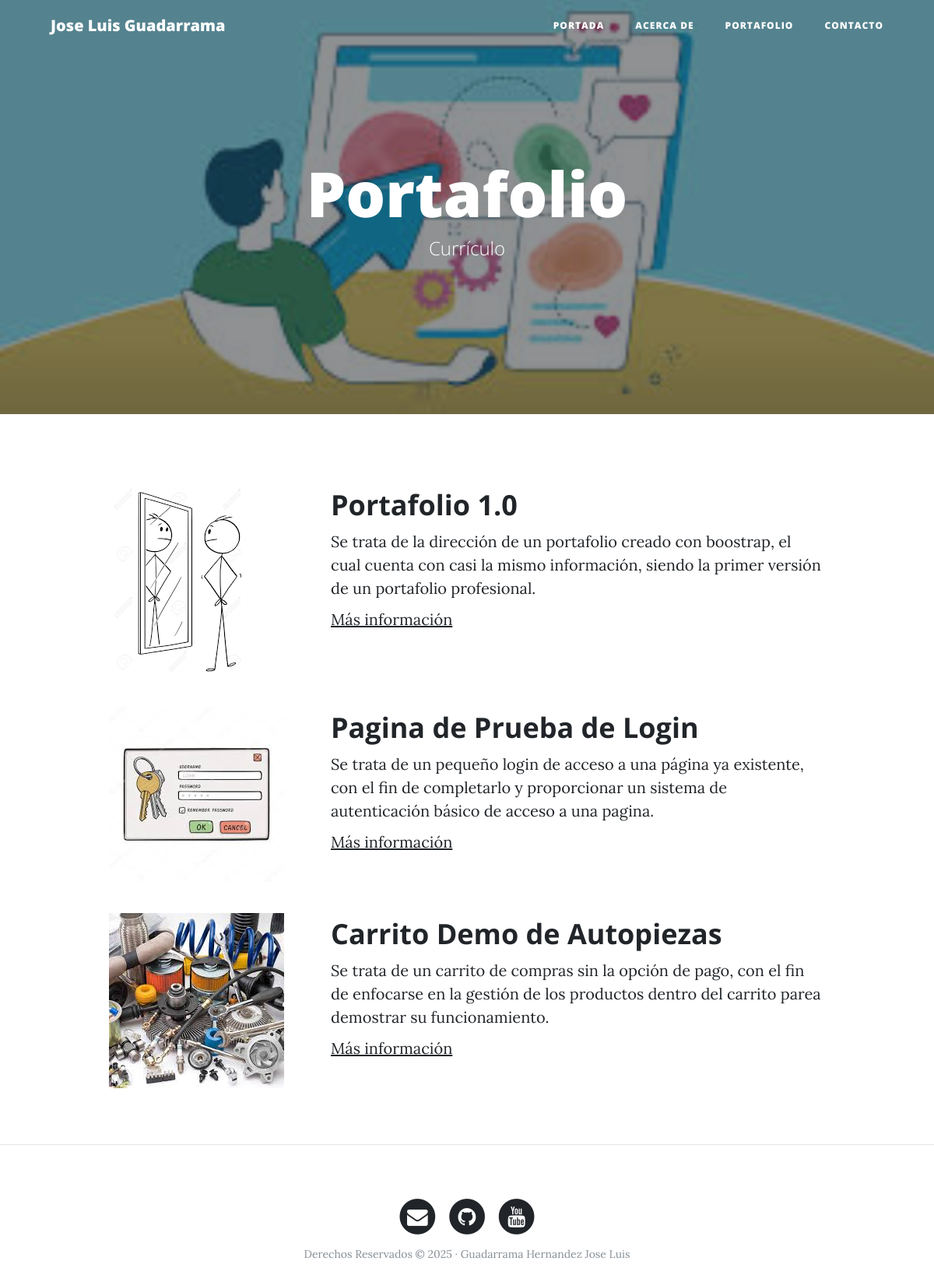
The page /portfolio/ on the database its author committed.
### portfolio/models.py (models this page shows, shortened)
class Project(models.Model):
    title = models.CharField(max_length=200, verbose_name="Título")
    description = models.TextField(verbose_name="Descripción")
    image = models.ImageField(verbose_name="Imagen", upload_to="projects")
    link = models.URLField(verbose_name="Dirección Web", null=True, blank=True)
    created = models.DateTimeField(auto_now_add=True, verbose_name="Fecha de creación")
    updated = models.DateTimeField(auto_now=True, verbose_name="Fecha de edición")
    class Meta:
        verbose_name = "proyecto"
        verbose_name_plural = "proyectos"
        ordering = ["-created"]

### portfolio/views.py (the view)
# urls.py: path('portfolio/', portfolio_views.portfolio, name="portfolio"),
def portfolio(request):
    projects = Project.objects.all()
    return render(request, "portfolio/portfolio.html", {'projects': projects})

### portfolio/templates/portfolio/portfolio.html (shortened to what this page needs)
{% extends 'core/base.html' %}
{% block background %}{% load static %}{% static 'core/img/portfolio.jpg' %}{% endblock %}
{% block headers %}
<h1>Portafolio</h1>
<span class="subheading">Currículo</span>
{% endblock %}
{% block content %}
    {% for project in projects %}
        <div class="row project">
            <div class="col-lg-3 col-md-4 offset-lg-1">
                <img class="img-fluid" src="{{project.image.url}}" alt="">
            </div>
            <div class="col-lg-7 col-md-8">
                <h2 class="section-heading title">{{project.title}}</h2>
                <p>{{project.description}}</p>
                {% if project.link %}
                    <p><a href="{{project.link}}">Más información</a></p>
                {% endif %}
            </div>
        </div>
    {% endfor %}
{% endblock %}

### core/templates/core/base.html (shortened to what this page needs)
<!DOCTYPE html>
<html lang="es">
  <head>
    {% load static %}
    <link href="{% static 'core/vendor/bootstrap/css/bootstrap.min.css' %}" rel="stylesheet">
    <link href="{% static 'core/vendor/font-awesome/css/font-awesome.min.css' %}" rel="stylesheet" type="text/css">
    <link href="{% static 'core/css/clean-blog.min.css' %}" rel="stylesheet">
  </head>
  <body>
    <nav class="navbar navbar-expand-lg navbar-light fixed-top" id="mainNav">
      <div class="container">
        <a class="navbar-brand" href="{% url 'home' %}">Jose Luis Guadarrama</a>
        <div class="collapse navbar-collapse" id="navbarResponsive">
          <ul class="navbar-nav ml-auto">
            <li class="nav-item">
              <a class="nav-link" href="{% url 'home' %}">Portada</a>
            </li>
            <li class="nav-item">
              <a class="nav-link" href="{% url 'about' %}">Acerca de</a>
            </li>
            <li class="nav-item">
              <a class="nav-link" href="{% url 'portfolio' %}">Portafolio</a>
            </li>
            <li class="nav-item">
              <a class="nav-link" href="{% url 'contact' %}">Contacto</a>
            </li>
          </ul>
        </div>
      </div>
    </nav>
    <header class="masthead" style="background-image: url('{% block background %}{% endblock %}')">
      <div class="overlay"></div>
      <div class="container">
        <div class="row">
          <div class="col-lg-8 col-md-10 mx-auto">
            <div class="site-heading">
              {% block headers %}{% endblock %}
            </div>
          </div>
        </div>
      </div>
    </header>
    <div class="container">
      {% block content %}{% endblock %}
    </div>
    {% if request.path != "/" %}<hr>{% endif %}
    <footer>
      <div class="container">
        <div class="row">
          <div class="col-lg-8 col-md-10 mx-auto">
            <ul class="list-inline text-center">
              <li class="list-inline-item">
                <a href="#">
                  <span class="fa-stack fa-lg">
                    <i class="fa fa-circle fa-stack-2x"></i>
                    <i class="fa fa-envelope fa-stack-1x fa-inverse"></i>
                  </span>
                </a>
              </li>
              <li class="list-inline-item">
                <a href="#">
                  <span class="fa-stack fa-lg">
                    <i class="fa fa-circle fa-stack-2x"></i>
                    <i class="fa fa-github fa-stack-1x fa-inverse"></i>
                  </span>
                </a>
              </li>
              <li class="list-inline-item">
                <a href="#">
                  <span class="fa-stack fa-lg">
                    <i class="fa fa-circle fa-stack-2x"></i>
                    <i class="fa fa-youtube fa-stack-1x fa-inverse"></i>
                  </span>
                </a>
              </li>
            </ul>
            <p class="copyright text-muted">Derechos Reservados &copy; 2025 · Guadarrama Hernandez Jose Luis </p>
          </div>
        </div>
      </div>
    </footer>
  </body>
</html>

### rows shown on the page
Project: image (picture), title "Portafolio 1.0", description "Se trata de la dirección de un portafolio creado con boostrap, el cual cuenta con casi la mismo información, siendo la primer versión de un portafolio profesional."
Project: image (picture), title "Pagina de Prueba de Login", description "Se trata de un pequeño login de acceso a una página ya existente, con el fin de completarlo y proporcionar un sistema de autenticación básico de acceso a una pagina."
Project: image (picture), title "Carrito Demo de Autopiezas", description "Se trata de un carrito de compras sin la opción de pago, con el fin de enfocarse en la gestión de los productos dentro del carrito parea demostrar su funcionamiento."
